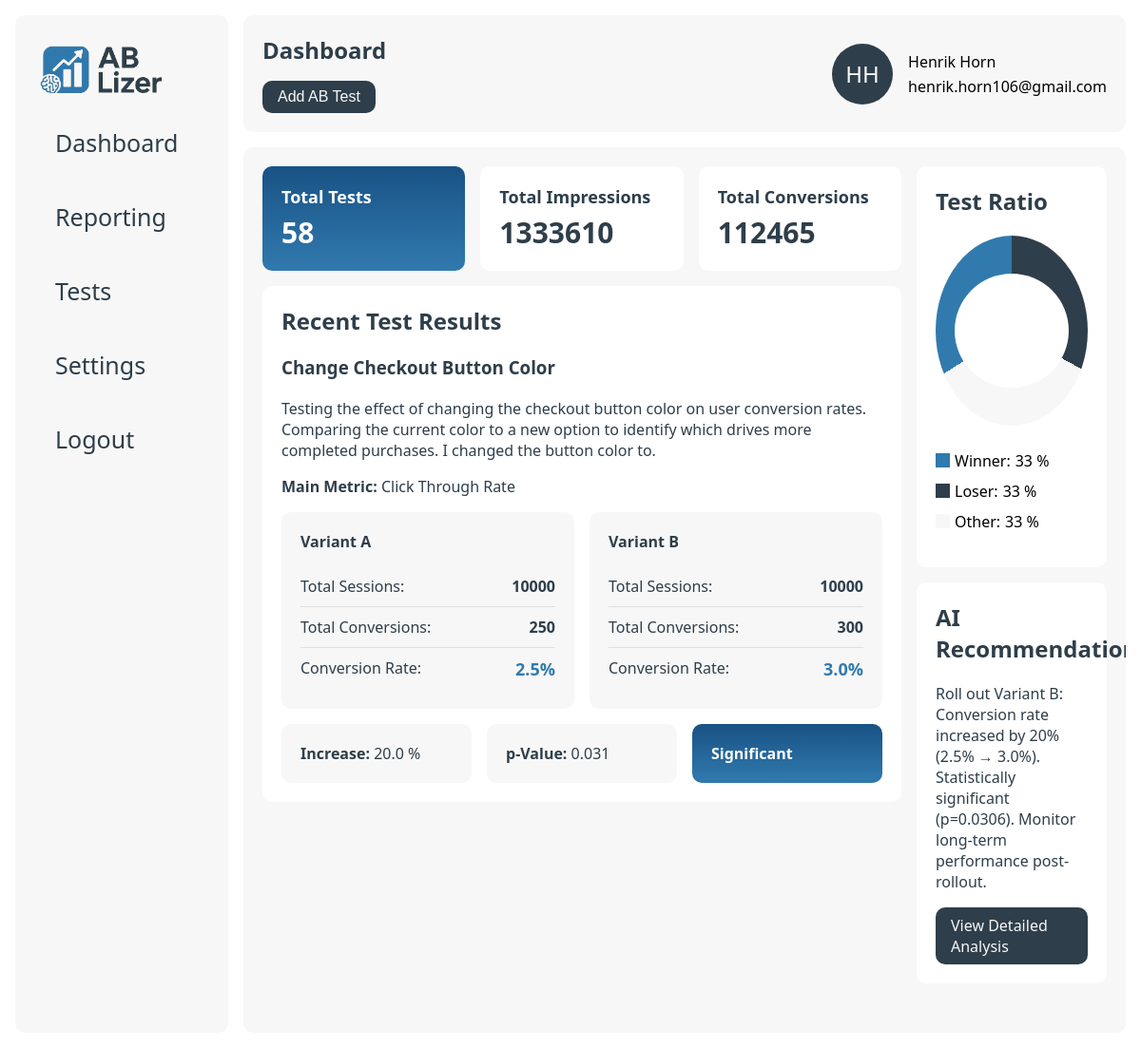
The page / (signed in) on the database its author committed.
### data/models.py (models this page shows)
class users(db.Model):
    __tablename__ = 'users'
    id = db.Column(db.Integer, primary_key=True)
    company_id = db.Column(db.Integer, db.ForeignKey('companies.id'), nullable=False)
    name = db.Column(db.String(255), nullable=False)
    email = db.Column(db.String(255), nullable=False, unique=True)
    password_hash = db.Column(db.String(255), nullable=True)  # Nullable for existing users
    llm_model = db.Column(db.String(100), nullable=False, default='openai-gpt-4o-mini')
    __repr__ = lambda self: f'<User {self.name}>'
    __str__ = lambda self: f'{self.name} - {self.email}'

class ab_tests(db.Model):
    __tablename__ = 'ab_tests'
    id = db.Column(db.Integer, primary_key=True)
    company_id = db.Column(db.Integer, db.ForeignKey('companies.id'), nullable=False)
    name = db.Column(db.String(255), nullable=False)
    description = db.Column(db.Text, nullable=False)
    metric = db.Column(db.String(255), nullable=False)
    created_at = db.Column(db.DateTime, nullable=False)
    __repr__ = lambda self: f'<Ab_Test {self.id}>'
    __str__ = lambda self: f'{self.id}'

class variants(db.Model):
    __tablename__ = 'variants'
    id = db.Column(db.Integer, primary_key=True)
    test_id = db.Column(db.Integer, db.ForeignKey('ab_tests.id'), nullable=False)
    name = db.Column(db.String(255), nullable=False)
    impressions = db.Column(db.Integer, nullable=False)
    conversions = db.Column(db.Integer, nullable=False)
    conversion_rate = db.Column(db.Float, nullable=False)
    __repr__ = lambda self: f'<Variant {self.id}>'
    __str__ = lambda self: f'{self.id}'

class reports(db.Model):
    __tablename__ = 'reports'
    id = db.Column(db.Integer, primary_key=True)
    test_id = db.Column(db.Integer, db.ForeignKey('ab_tests.id'), nullable=False)
    p_value = db.Column(db.Float, nullable=False)
    summary = db.Column(db.Text, nullable=False)
    significance = db.Column(db.Boolean, nullable=False)
    increase_percent = db.Column(db.Float, nullable=True)
    ai_recommendation = db.Column(db.Text, nullable=False)
    created_at = db.Column(db.DateTime, nullable=False, default=db.func.now())
    __repr__ = lambda self: f'<Report {self.id}>'
    __str__ = lambda self: f'{self.id}'

### app.py (the view)
@app.route("/")
@login_required
def home_page():
    user_id = session.get('user_id')
    user = db_manager.get_user(user_id)
    total_tests = len(db_manager.get_ab_tests(user.company_id))
    total_variants = db_manager.get_all_variants(user.company_id)
    total_impressions = 0
    total_conversions = 0
    for variant in total_variants:
        total_impressions += variant.impressions
        total_conversions += variant.conversions
    test = db_manager.get_recent_test(user.company_id)
    try:
        variants = db_manager.get_variants(test.id)
        report = db_manager.get_report(test.id)
    except AttributeError:
        variants = []
        report = None
    for variant in variants:
        if variant.impressions:
            variant.conversion_rate = round(float(variant.conversions) / float(variant.impressions) * 100, 2)
        else:
            variant.conversion_rate = 0.0
    return render_template("index.html",
                           user=user,
                           total_tests=total_tests,
                           total_impressions=total_impressions,
                           total_conversions=total_conversions,
                           test=test,
                           variants=variants,
                           report=report
                           )

### app.py (called while the page is built)
def login_required(f):
    @wraps(f)
    def decorated_function(*args, **kwargs):
        if 'user_id' not in session:
            flash('Please log in to access this page.', 'error')
            return redirect(url_for('login'))
        return f(*args, **kwargs)
    return decorated_function

@app.template_filter('initials')
def get_initials(name):
    if not name:
        return ''
    parts = name.strip().split()
    if len(parts) >= 2:
        return (parts[0][0] + parts[1][0]).upper()
    elif len(parts) == 1:
        return parts[0][:2].upper()
    return ''

### data/db_manager.py (called while the page is built)
    def get_ab_tests(self, company_id):
        return ab_tests.query.filter_by(company_id=company_id).order_by(ab_tests.created_at.desc()).all()

    def get_recent_test(self, company_id):
        return ab_tests.query.filter_by(company_id=company_id).order_by(ab_tests.created_at.desc()).first()

    def get_all_variants(self, company_id):
        return db.session.query(variants).join(ab_tests).filter(ab_tests.company_id == company_id).all()

    def get_variants(self, test_id):
        return variants.query.filter_by(test_id=test_id).all()

    def get_report(self, test_id):
        return reports.query.filter_by(test_id=test_id).first()

    def get_user(self, user_id):
        return users.query.filter_by(id=user_id).first()

### templates/index.html (shortened to what this page needs)
{% extends "base.html" %}
{% block page_title %}Dashboard{% endblock %}
{% block page_button %}
    <div class="button-container">
        <button class="btn" id="addTestBtn">Add AB Test</button>
    </div>
{% endblock %}
{% block content %}
    <div class="column-grid-2">
        <div class="row">
            <div class="column-grid-3">
                <div class="card gradient">
                    <h2 class="card-title">Total Tests</h2>
                    <p class="card-value">{{ total_tests }}</p>
                </div>
                <div class="card">
                    <h2 class="card-title">Total Impressions</h2>
                    <p class="card-value">{{ total_impressions }}</p>
                </div>
                <div class="card">
                    <h2 class="card-title">Total Conversions</h2>
                    <p class="card-value">{{ total_conversions }}</p>
                </div>
            </div>
            <div class="card big">
                <div class="col">
                    <div>
                        <h2>Recent Test Results</h2>
                        {% if test is not none %}
                            <h3>{{ test.name }}</h3>
                            <p>{{ test.description }}</p>
                            <p><strong>Main Metric:</strong> {{ test.metric }}</p>
                            </div>
                            {% if variants != [] %}
                                <div class="column-grid-2">
                                    {% for variant in variants %}
                                        <div class="metrics-card">
                                            <h4>{{ variant.name }}</h4>
                                            <div class="metric-row">
                                                <span class="metric-label">Total Sessions:</span>
                                                <span class="metric-value">{{ variant.impressions }}</span>
                                            </div>
                                            <div class="metric-row">
                                                <span class="metric-label">Total Conversions:</span>
                                                <span class="metric-value">{{ variant.conversions }}</span>
                                            </div>
                                            <div class="metric-row">
                                                <span class="metric-label">Conversion Rate:</span>
                                                <span class="metric-value highlight">{{ variant.conversion_rate }}%</span>
                                            </div>
                                        </div>
                                    {% endfor %}
                                </div>
                                <div class="column-grid-3">
                                    <div class="card secondary">
                                        <p><strong>Increase:</strong> {{ report.increase_percent }} %</p>
                                    </div>
                                    <div class="card secondary">
                                        <p><strong>p-Value:</strong> {{ report.p_value }}</p>
                                    </div>
                                    {% if report.significance %}
                                        <div class="card gradient">
                                            <p><strong>Significant</strong></p>
                                        </div>
                                    {% else %}
                                        <div class="card secondary">
                                            <p><strong>Not Significant</strong></p>
                                        </div>
                                    {% endif %}
                                </div>
                            {% else %}
                                <div class="button-container">
                                    <button class="btn" id="addVariantBtn">Add Variants</button>
                                </div>
                            {% endif %}
                        {% else %}
                            <p>Create your first AB test to see the results.</p>
                        {% endif %}
                </div>
            </div>
        </div>
        <div class="row-grid-2">
            <div class="card big">
                <h2>Test Ratio</h2>
                <div class="chart-container" data-company-id="{{ user.company_id }}">
                    <div class="pie hollow"></div>
                    <div class="legend">
                        <div class="legend-item">
                            <div class="legend-color">
                                <div class="winner"></div>
                            </div>
                            <span>Winner:</span>
                            <span>33 %</span>
                        </div>
                        <div class="legend-item">
                            <div class="legend-color">
                                <div class="loser"></div>
                            </div>
                            <span>Loser:</span>
                            <span>33 %</span>
                        </div>
                        <div class="legend-item">
                            <div class="legend-color">
                                <div class="na"></div>
                            </div>
                            <span>Other:</span>
                            <span>33 %</span>
                        </div>
                    </div>
                </div>
            </div>
            {% if test and report %}
            <div class="card big">
                <h2>AI Recommendation</h2>
                <p>{{ report.summary }}</p>
                <div class="button-container">
                    <a href="{{ url_for('analysis_page', user_id=user.id, test_id=test.id) }}"
                       class="btn">View Detailed Analysis</a>
                </div>
            </div>
            {% endif %}
        </div>
    </div>
{% endblock %}

### templates/base.html (shortened to what this page needs)
<!DOCTYPE html>
<html lang="en">
<head>
    <link href="{{ url_for('static', filename='style.css') }}" rel="stylesheet">
</head>
<body>
<div class="main-wrapper">
    <div class="sidenav" id="mySidenav">
        <div class="sidenav-container">
            <a class="logo" href="/"><img src="{{ url_for('static', filename='logo_ab-lizer.png') }}" height="50px"></a>
            <a href="/">
                <div class="tab">Dashboard</div>
            </a>
            <a href="/reports/{{ user.id }}">
                <div class="tab">Reporting</div>
            </a>
            <a href="/tests/{{ user.id }}">
                <div class="tab">Tests</div>
            </a>
            <a href="/settings/{{ user.id }}">
                <div class="tab">Settings</div>
            </a>
            <a href="{{ url_for('logout') }}">
                <div class="tab">Logout</div>
            </a>
        </div>
    </div>
    <div class="wrapper">
        <nav>
            <div class="container navigation">
                <div class="hero">
                    <h1>{% block page_title %}{% endblock %}</h1>
                    {% block page_button %}{% endblock %}
                </div>
                <div class="col-wrapper">
                    <div class="profile">
                        <div class="profile-image">{{ user.name|initials }}</div>
                    </div>
                    <div class="profile-info">
                        <div>
                            {{ user.name }}
                        </div>
                        <div>
                            {{ user.email }}
                        </div>
                    </div>
            </div>
        </nav>
        <main class="container">
            {% block content %}{% endblock %}
        </main>
    </div>
</div>
</body>
</html>

### rows shown on the page
users: name|initials "HH", name "Henrik Horn", email "henrik.horn106@gmail.com"
ab_tests: name "Change Checkout Button Color", description "Testing the effect of changing the checkout button color on user conversion rates. Comparing the current color to a new option to identify which drives more completed purchases. I changed the button color to.", metric "Click Through Rate"
variants: name "Variant A", impressions "10000", conversions "250", conversion_rate "2.5"
variants: name "Variant B", impressions "10000", conversions "300", conversion_rate "3.0"
reports: increase_percent "20.0", p_value "0.031", summary "Roll out Variant B: Conversion rate increased by 20% (2.5% → 3.0%). Statistically significant (p=0.0306). Monitor long-term performance post-rollout."

### other values the page prints
{{ total_tests }} "58"
{{ total_impressions }} "1333610"
{{ total_conversions }} "112465"
